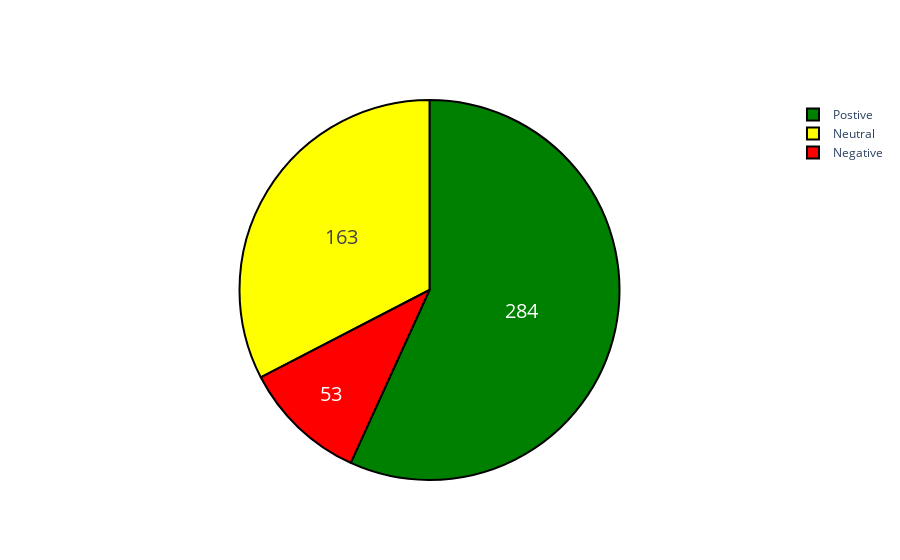

Notebook code cell kept with this figure:
### Code cell
sentiment_hour(df_apple1, 14)

### Figure 1 — Plotly figure (JSON) as saved in the notebook; plotly's stock layout.template omitted (floating-point values rounded to 4 significant figures)
{"data": [{"hoverinfo": "label+percent", "labels": ["Postive", "Neutral", "Negative"], "marker": {"colors": ["Green", "yellow", "Red"], "line": {"color": "#000000", "width": 2}}, "textfont": {"size": 20}, "textinfo": "value", "type": "pie", "values": [284, 163, 53]}], "layout": {}}
